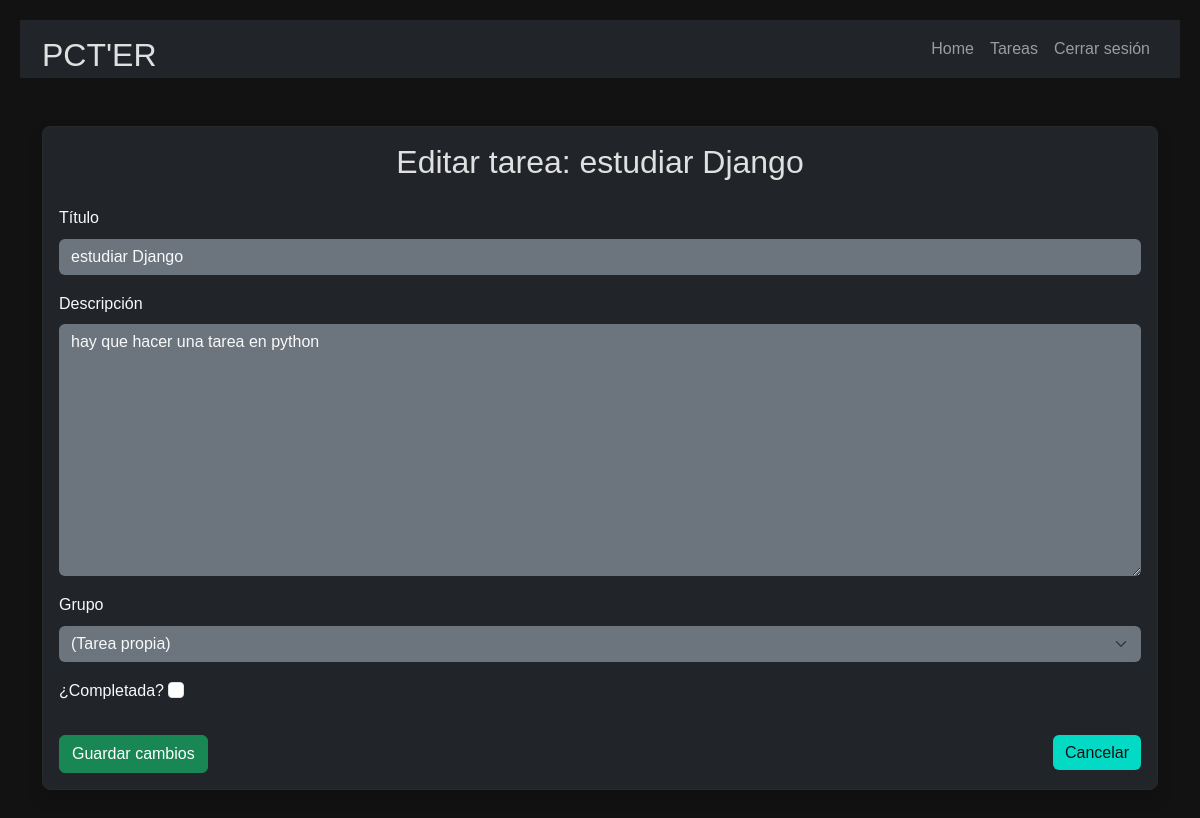
/todoer/1/edit/ (signed in), run on an earlier commit of the app's database.
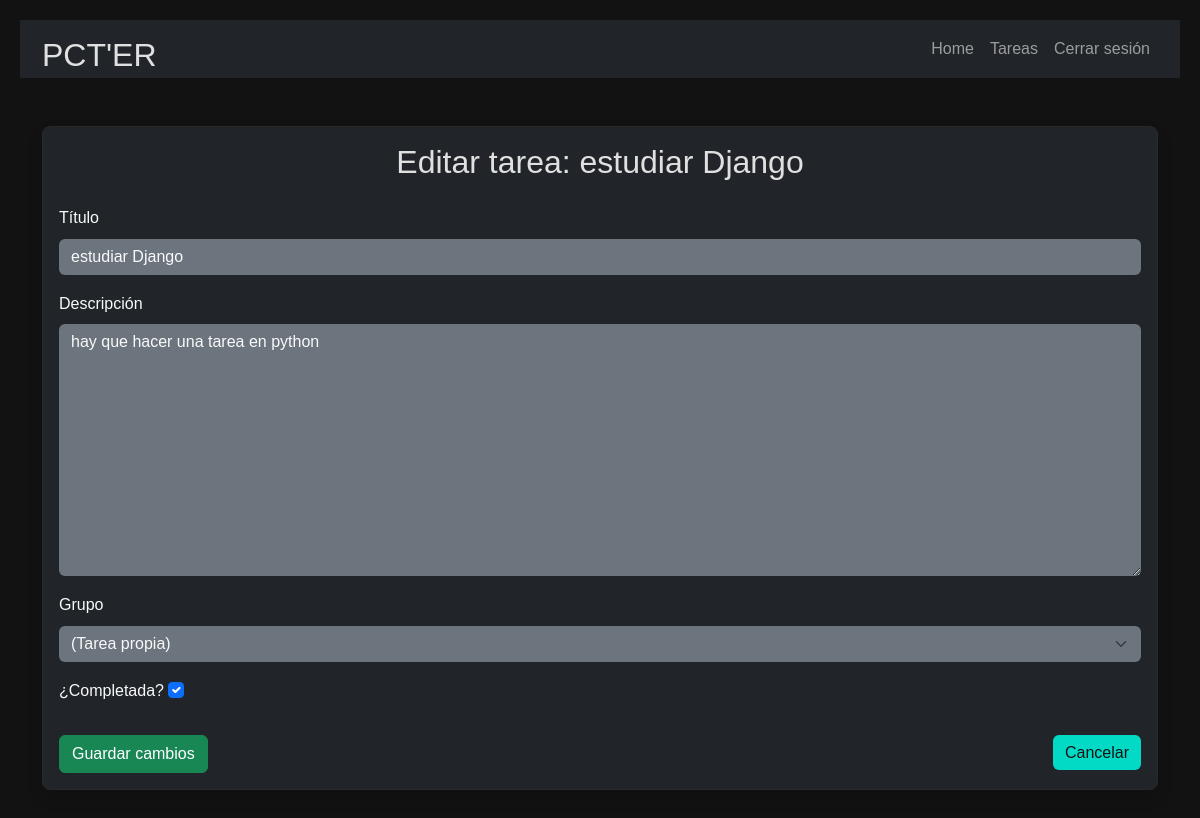
And on a later commit of the database.
### todoer/models.py (models this page shows, shortened)
class Task(models.Model):
    title = models.CharField(max_length=200)
    description = models.TextField(blank=True)
    completed = models.BooleanField(default=False)
    owner = models.ForeignKey(User, on_delete=models.CASCADE, related_name="tasks")
    group = models.ForeignKey(Group, on_delete=models.CASCADE, null=True, blank=True, related_name="tasks")
    created_at = models.DateTimeField(auto_now_add=True)
    updated_at = models.DateTimeField(auto_now=True)  # 👈 cuándo se modificó
    last_edited_by = models.ForeignKey(
        User,
        on_delete=models.SET_NULL,
        null=True,
        blank=True,
        related_name="edited_tasks"  # 👈 quién lo modificó
    )
    def can_edit(self, user: User) -> bool:
        if self.group:
            return user in self.group.user_set.all()
        return user == self.owner

### todoer/views.py (the view)
# urls.py: path("<int:task_id>/edit/", views.edit_task, name="edit_task"),
def edit_task(request, task_id):
    task = get_object_or_404(Task, id=task_id)
    if not task.can_edit(request.user):
        return redirect("todoer:task_list")
    if request.method == "POST":
        form = CreateNewTask(request.POST, instance=task)
        if form.is_valid():
            edited_task = form.save(commit=False)
            edited_task.last_edited_by = request.user  # 👈 guardamos quién editó
            edited_task.save()
            log_action(request.user, edited_task, CHANGE, "Campos modificados desde la app")
            return redirect("todoer:task_detail", task_id=task.id)
    else:
        form = CreateNewTask(instance=task)
    return render(request, "todoer/edit_task.html", {"form": form, "task": task})

### todoer/forms.py
class CreateNewTask(forms.ModelForm):
    class Meta:
        model = Task
        fields = ["title", "description", "group","completed"]
    group = forms.ModelChoiceField(
        queryset=Group.objects.filter(name__in=["administrador", "jefatura", "supervisor", "visor"]),
        required=False,
        empty_label="(Tarea propia)"
    )

### todoer/templates/todoer/edit_task.html (shortened to what this page needs)
{% extends 'todoer/layouts/base.html' %}
{% block content %}
{% load widget_tweaks %}
<main class="container py-5">
    <section class="card card-body bg-dark text-light shadow">
        <h2 class="mb-4 text-center">Editar tarea: {{ task.title }}</h2>
        <form method="post" class="needs-validation" novalidate>
            <div class="mb-3">
                <label for="id_title" class="form-label">Título</label>
                {{ form.title|add_class:"form-control bg-secondary text-light border-0" }}
            </div>
            <div class="mb-3">
                <label for="id_description" class="form-label">Descripción</label>
                {{ form.description|add_class:"form-control bg-secondary text-light border-0" }}
            </div>
            <div class="mb-3">
                <label for="id_group" class="form-label">Grupo</label>
                {{ form.group|add_class:"form-select bg-secondary text-light border-0" }}
            </div>
            <div class="mb-3">
                <label for="id_completed" class="form-label">¿Completada?</label>
                {{ form.completed|add_class:"form-check-input" }}
            </div>
            <div class="d-flex justify-content-between mt-4">
                <button type="submit" class="btn btn-success">Guardar cambios</button>
                <a href="{% url 'todoer:task_detail' task.id %}" class="btn btn-secondary">Cancelar</a>
            </div>
        </form>
    </section>
</main>
{% endblock %}

What changed in the data, as far as the page shows it:
changed Task "estudiar Django": completed "☐" → "☑"
